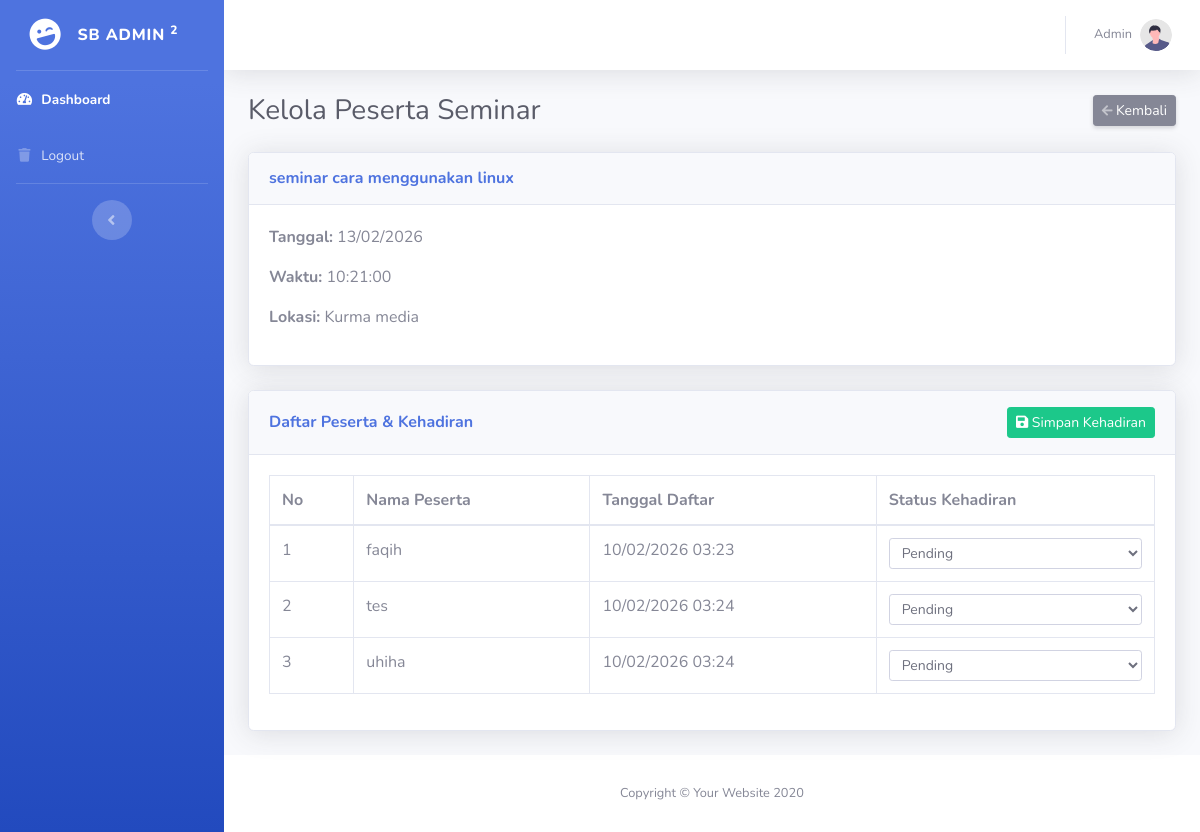
/admin/peserta.php?trainingid=6 (signed in), run on the app's committed database.
### tables this page shows
CREATE TABLE `training` (
  `id` int(11) NOT NULL AUTO_INCREMENT,
  `judul` varchar(200) NOT NULL,
  `deskripsi` text DEFAULT NULL,
  `tanggal` date NOT NULL,
  `waktu` time DEFAULT NULL,
  `lokasi` varchar(100) DEFAULT NULL,
  `status` enum('open','full','done') DEFAULT 'open',
  `created_at` timestamp NOT NULL DEFAULT current_timestamp(),
  PRIMARY KEY (`id`)
);

CREATE TABLE `peserta` (
  `id` int(11) NOT NULL AUTO_INCREMENT,
  `trainingid` int(11) NOT NULL,
  `userid` int(11) NOT NULL,
  `tanggaldaftar` timestamp NOT NULL DEFAULT current_timestamp(),
  `statushadir` enum('pending','hadir','alpa') DEFAULT 'pending',
  PRIMARY KEY (`id`),
  UNIQUE KEY `uniquepeserta` (`trainingid`,`userid`),
  KEY `userid` (`userid`),
  CONSTRAINT `peserta_ibfk_1` FOREIGN KEY (`trainingid`) REFERENCES `training` (`id`) ON DELETE CASCADE,
  CONSTRAINT `peserta_ibfk_2` FOREIGN KEY (`userid`) REFERENCES `users` (`id`)
);

### functions/peserta.php (called while the page is built, shortened)
<?php
$trainingid = $_GET['trainingid'] ?? 0;
$sql = "SELECT * FROM training WHERE id = ?";
$stmt = $conn->prepare($sql);
$stmt->execute([$trainingid]);
$training = $stmt->fetch();
$sql = "SELECT * FROM peserta WHERE trainingid = ? ORDER BY tanggaldaftar";
$stmt = $conn->prepare($sql);
$stmt->execute([$trainingid]);
$A = $stmt->fetchAll();
?>

### admin/peserta.php (the view, shortened to what this page needs)
<?php
require_once '../functions/config.php';
require_once '../functions/peserta.php';
?>
<?php include 'inc/header.php'; ?>
<div class="container-fluid">
    <div class="d-sm-flex align-items-center justify-content-between mb-4">
        <h1 class="h3 mb-0 text-gray-800">Kelola Peserta Seminar</h1>
        <a href="index.php" class="d-none d-sm-inline-block btn btn-sm btn-secondary shadow-sm">
            <i class="fas fa-arrow-left fa-sm text-white-50"></i> Kembali
        </a>
    </div>
    <div class="card shadow mb-4">
        <div class="card-header py-3">
            <h6 class="m-0 font-weight-bold text-primary"><?php echo $training['judul']; ?></h6>
        </div>
        <div class="card-body">
            <p><strong>Tanggal:</strong> <?php echo date('d/m/Y', strtotime($training['tanggal'])); ?></p>
            <p><strong>Waktu:</strong> <?php echo $training['waktu']; ?></p>
            <p><strong>Lokasi:</strong> <?php echo $training['lokasi']; ?></p>
        </div>
    </div>
    <div class="card shadow mb-4">
        <div class="card-header py-3 d-flex justify-content-between align-items-center">
            <h6 class="m-0 font-weight-bold text-primary">Daftar Peserta & Kehadiran</h6>
            <button type="submit" form="formKehadiran" class="btn btn-success btn-sm">
                <i class="fas fa-save"></i> Simpan Kehadiran
            </button>
        </div>
        <div class="card-body">
            <form method="POST" id="formKehadiran">
                <div class="table-responsive">
                    <table class="table table-bordered" width="100%" cellspacing="0">
                        <thead>
                            <tr>
                                <th>No</th>
                                <th>Nama Peserta</th>
                                <th>Tanggal Daftar</th>
                                <th>Status Kehadiran</th>
                            </tr>
                        </thead>
                        <tbody>
                            <?php if(empty($A)): ?>
                            <tr>
                                <td colspan="4" class="text-center">Belum ada peserta</td>
                            </tr>
                            <?php else: ?>
                            <?php $no = 1; ?>
                            <?php foreach($A as $peserta): ?>
                            <tr>
                                <td><?php echo $no++; ?></td>
                                <td><?php echo $peserta['nama']; ?></td>
                                <td><?php echo date('d/m/Y H:i', strtotime($peserta['tanggaldaftar'])); ?></td>
                                <td>
                                    <select name="statushadir[<?php echo $peserta['id']; ?>]" class="form-control form-control-sm">
                                        <option value="pending" <?php echo $peserta['statushadir'] == 'pending' ? 'selected' : ''; ?>>Pending</option>
                                    </select>
                                </td>
                            </tr>
                            <?php endforeach; ?>
                            <?php endif; ?>
                        </tbody>
                    </table>
                </div>
            </form>
        </div>
    </div>
</div>
<?php include 'inc/footer.php'; ?>

### admin/inc/header.php (shortened to what this page needs)
<!DOCTYPE html>
<html lang="en">
<head>
    <link href="../vendor/fontawesome-free/css/all.min.css" rel="stylesheet" type="text/css">
    <link href="../css/sb-admin-2.min.css" rel="stylesheet">
    <link href="../vendor/datatables/dataTables.bootstrap4.min.css" rel="stylesheet">
</head>
<body id="page-top">
    <div id="wrapper">
    <?php include "sidebar.php"; ?>
        <div id="content-wrapper" class="d-flex flex-column">
            <div id="content">
                <nav class="navbar navbar-expand navbar-light bg-white topbar mb-4 static-top shadow">
                    <ul class="navbar-nav ml-auto">
                        <li class="nav-item dropdown no-arrow">
                            <a class="nav-link dropdown-toggle" href="#" id="userDropdown" role="button"
                                data-toggle="dropdown" aria-haspopup="true" aria-expanded="false">
                                <span class="mr-2 d-none d-lg-inline text-gray-600 small">Admin</span>
                                <img class="img-profile rounded-circle" src="../img/undraw_profile.svg">
                            </a>
                        </li>
                    </ul>
                </nav>

### admin/inc/sidebar.php
<ul class="navbar-nav bg-gradient-primary sidebar sidebar-dark accordion" id="accordionSidebar">
    <a class="sidebar-brand d-flex align-items-center justify-content-center" href="index.php">
        <div class="sidebar-brand-icon rotate-n-15">
            <i class="fas fa-laugh-wink"></i>
        </div>
        <div class="sidebar-brand-text mx-3">SB Admin <sup>2</sup></div>
    </a>
    <hr class="sidebar-divider my-0">
    <li class="nav-item active">
        <a class="nav-link" href="index.php">
            <i class="fas fa-fw fa-tachometer-alt"></i>
            <span>Dashboard</span></a>
    </li>
    <li class="nav-item">
        <a class="nav-link" href="../logout.php">
            <i class="fas fa-fw fa-trash"></i>
            <span>Logout</span></a>
    </li>
    <hr class="sidebar-divider d-none d-md-block">
    <div class="text-center d-none d-md-inline">
        <button class="rounded-circle border-0" id="sidebarToggle"></button>
    </div>
</ul>

### admin/inc/footer.php (shortened to what this page needs)
            </div>
            <footer class="sticky-footer bg-white">
                <div class="container my-auto">
                    <div class="copyright text-center my-auto">
                        <span>Copyright &copy; Your Website 2020</span>
                    </div>
                </div>
            </footer>
        </div>
    </div>
</body>
</html>

### data on the page
training: judul "seminar cara menggunakan linux", tanggal "13/02/2026", waktu "10:21:00", lokasi "Kurma media"
peserta: nama "faqih", tanggaldaftar "10/02/2026 03:23", statushadir+id "Pending"
peserta: nama "tes", tanggaldaftar "10/02/2026 03:24", statushadir+id "Pending"
peserta: nama "uhiha", tanggaldaftar "10/02/2026 03:24", statushadir+id "Pending"
